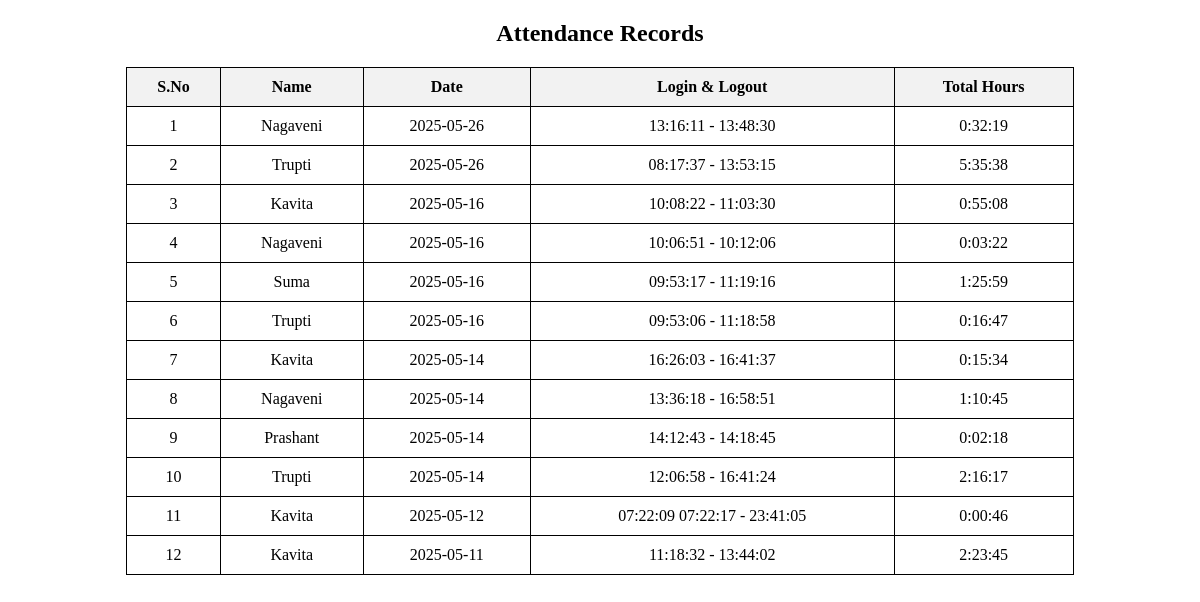
The page / on the database its author committed.
### tables this page shows
CREATE TABLE attendance (
            id INTEGER PRIMARY KEY AUTOINCREMENT,
            name TEXT NOT NULL,
            day TEXT NOT NULL,  -- Date of attendance entry
            login_logout TEXT NOT NULL,  -- Stores all login/logout times in one row per day
            total_hours TEXT NOT NULL,    -- Stores total hours for the day
            UNIQUE(name, day)  -- Ensure each student has only one row per day
        );

### app.py (the view)
@app.route('/')
def index():
    records = fetch_attendance()
    print(f"[DEBUG] {len(records)} attendance records retrieved.")
    return render_template('attendance.html', attendance=records)

### templates/attendance.html (shortened to what this page needs)
<!DOCTYPE html>
<html lang="en">
<head>
</head>
<body>
    <h2 style="text-align:center;">Attendance Records</h2>
    <table>
        <tr>
            <th>S.No</th>
            <th>Name</th>
            <th>Date</th>
            <th>Login & Logout</th>
            <th>Total Hours</th>
        </tr>
        {% for row in attendance %}
        <tr>
            <td>{{ row[0] }}</td>
            <td>{{ row[1] }}</td>
            <td>{{ row[2] }}</td>
            <td>{{ row[3] }}</td>
            <td>{{ row[4] }}</td>
        </tr>
        {% endfor %}
    </table>
</body>
</html>

### templates/attendance.html (style rules this page uses)
table { width: 80%; margin: 20px auto; border-collapse: collapse; }
th, td { border: 1px solid black; padding: 10px; text-align: center; }
th { background-color: #f2f2f2; }

### rows shown on the page
attendance: row "1", name "Nagaveni", day "2025-05-26", row "13:16:11 - 13:48:30", total_hours "0:32:19"
attendance: row "2", name "Trupti", day "2025-05-26", row "08:17:37 - 13:53:15", total_hours "5:35:38"
attendance: row "3", name "Kavita", day "2025-05-16", row "10:08:22 - 11:03:30", total_hours "0:55:08"
attendance: row "4", name "Nagaveni", day "2025-05-16", row "10:06:51 - 10:12:06", total_hours "0:03:22"
attendance: row "5", name "Suma", day "2025-05-16", row "09:53:17 - 11:19:16", total_hours "1:25:59"
attendance: row "6", name "Trupti", day "2025-05-16", row "09:53:06 - 11:18:58", total_hours "0:16:47"
attendance: row "7", name "Kavita", day "2025-05-14", row "16:26:03 - 16:41:37", total_hours "0:15:34"
attendance: row "8", name "Nagaveni", day "2025-05-14", row "13:36:18 - 16:58:51", total_hours "1:10:45"
attendance: row "9", name "Prashant", day "2025-05-14", row "14:12:43 - 14:18:45", total_hours "0:02:18"
attendance: row "10", name "Trupti", day "2025-05-14", row "12:06:58 - 16:41:24", total_hours "2:16:17"
attendance: row "11", name "Kavita", day "2025-05-12", row "07:22:09 07:22:17 - 23:41:05", total_hours "0:00:46"
attendance: row "12", name "Kavita", day "2025-05-11", row "11:18:32 - 13:44:02", total_hours "2:23:45"
